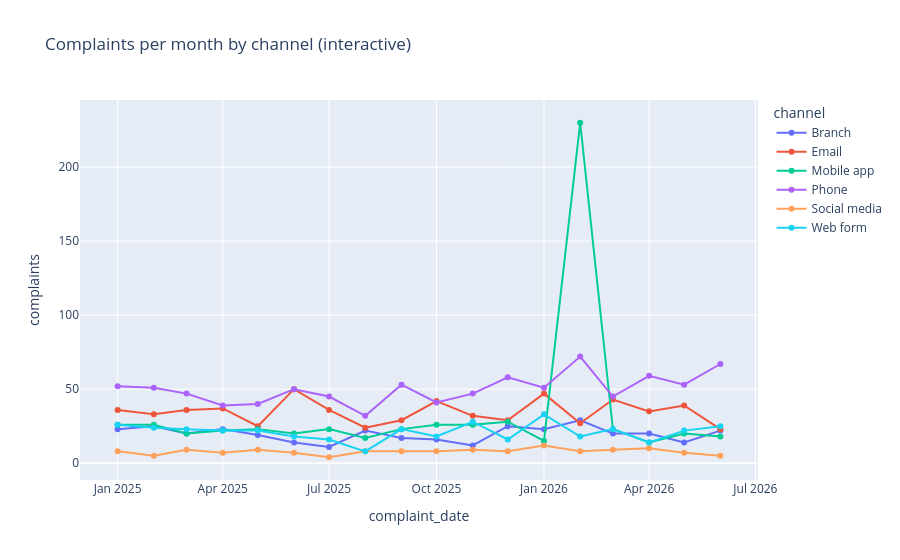

Notebook source saved alongside this figure:
### Code cell
long_format = monthly_by_channel.reset_index().melt(id_vars="complaint_date", var_name="channel", value_name="complaints")
fig = px.line(long_format, x="complaint_date", y="complaints", color="channel", markers=True,
              title="Complaints per month by channel (interactive)")
fig.show()

### Figure 1 — Plotly figure (JSON) as saved in the notebook; plotly's stock layout.template omitted (floating-point values rounded to 4 significant figures)
{"data": [{"hovertemplate": "channel=Branch<br>complaint_date=%{x}<br>complaints=%{y}<extra></extra>", "legendgroup": "Branch", "line": {"color": "#636efa", "dash": "solid"}, "marker": {"symbol": "circle"}, "mode": "lines+markers", "name": "Branch", "orientation": "v", "showlegend": true, "type": "scatter", "x": ["2025-01-01T00:00:00", "2025-02-01T00:00:00", "2025-03-01T00:00:00", "2025-04-01T00:00:00", "2025-05-01T00:00:00", "2025-06-01T00:00:00", "2025-07-01T00:00:00", "2025-08-01T00:00:00", "2025-09-01T00:00:00", "2025-10-01T00:00:00", "2025-11-01T00:00:00", "2025-12-01T00:00:00", "2026-01-01T00:00:00", "2026-02-01T00:00:00", "2026-03-01T00:00:00", "2026-04-01T00:00:00", "2026-05-01T00:00:00", "2026-06-01T00:00:00"], "xaxis": "x", "y": [23, 25, 20, 23, 19, 14, 11, 22, 17, 16, 12, 25, 23, 29, 20, 20, 14, 22], "yaxis": "y"}, {"hovertemplate": "channel=Email<br>complaint_date=%{x}<br>complaints=%{y}<extra></extra>", "legendgroup": "Email", "line": {"color": "#EF553B", "dash": "solid"}, "marker": {"symbol": "circle"}, "mode": "lines+markers", "name": "Email", "orientation": "v", "showlegend": true, "type": "scatter", "x": ["2025-01-01T00:00:00", "2025-02-01T00:00:00", "2025-03-01T00:00:00", "2025-04-01T00:00:00", "2025-05-01T00:00:00", "2025-06-01T00:00:00", "2025-07-01T00:00:00", "2025-08-01T00:00:00", "2025-09-01T00:00:00", "2025-10-01T00:00:00", "2025-11-01T00:00:00", "2025-12-01T00:00:00", "2026-01-01T00:00:00", "2026-02-01T00:00:00", "2026-03-01T00:00:00", "2026-04-01T00:00:00", "2026-05-01T00:00:00", "2026-06-01T00:00:00"], "xaxis": "x", "y": [36, 33, 36, 37, 25, 50, 36, 24, 29, 42, 32, 29, 47, 27, 43, 35, 39, 23], "yaxis": "y"}, {"hovertemplate": "channel=Mobile app<br>complaint_date=%{x}<br>complaints=%{y}<extra></extra>", "legendgroup": "Mobile app", "line": {"color": "#00cc96", "dash": "solid"}, "marker": {"symbol": "circle"}, "mode": "lines+markers", "name": "Mobile app", "orientation": "v", "showlegend": true, "type": "scatter", "x": ["2025-01-01T00:00:00", "2025-02-01T00:00:00", "2025-03-01T00:00:00", "2025-04-01T00:00:00", "2025-05-01T00:00:00", "2025-06-01T00:00:00", "2025-07-01T00:00:00", "2025-08-01T00:00:00", "2025-09-01T00:00:00", "2025-10-01T00:00:00", "2025-11-01T00:00:00", "2025-12-01T00:00:00", "2026-01-01T00:00:00", "2026-02-01T00:00:00", "2026-03-01T00:00:00", "2026-04-01T00:00:00", "2026-05-01T00:00:00", "2026-06-01T00:00:00"], "xaxis": "x", "y": [26, 26, 20, 22, 23, 20, 23, 17, 23, 26, 26, 28, 15, 230, 23, 14, 20, 18], "yaxis": "y"}, {"hovertemplate": "channel=Phone<br>complaint_date=%{x}<br>complaints=%{y}<extra></extra>", "legendgroup": "Phone", "line": {"color": "#ab63fa", "dash": "solid"}, "marker": {"symbol": "circle"}, "mode": "lines+markers", "name": "Phone", "orientation": "v", "showlegend": true, "type": "scatter", "x": ["2025-01-01T00:00:00", "2025-02-01T00:00:00", "2025-03-01T00:00:00", "2025-04-01T00:00:00", "2025-05-01T00:00:00", "2025-06-01T00:00:00", "2025-07-01T00:00:00", "2025-08-01T00:00:00", "2025-09-01T00:00:00", "2025-10-01T00:00:00", "2025-11-01T00:00:00", "2025-12-01T00:00:00", "2026-01-01T00:00:00", "2026-02-01T00:00:00", "2026-03-01T00:00:00", "2026-04-01T00:00:00", "2026-05-01T00:00:00", "2026-06-01T00:00:00"], "xaxis": "x", "y": [52, 51, 47, 39, 40, 50, 45, 32, 53, 41, 47, 58, 51, 72, 45, 59, 53, 67], "yaxis": "y"}, {"hovertemplate": "channel=Social media<br>complaint_date=%{x}<br>complaints=%{y}<extra></extra>", "legendgroup": "Social media", "line": {"color": "#FFA15A", "dash": "solid"}, "marker": {"symbol": "circle"}, "mode": "lines+markers", "name": "Social media", "orientation": "v", "showlegend": true, "type": "scatter", "x": ["2025-01-01T00:00:00", "2025-02-01T00:00:00", "2025-03-01T00:00:00", "2025-04-01T00:00:00", "2025-05-01T00:00:00", "2025-06-01T00:00:00", "2025-07-01T00:00:00", "2025-08-01T00:00:00", "2025-09-01T00:00:00", "2025-10-01T00:00:00", "2025-11-01T00:00:00", "2025-12-01T00:00:00", "2026-01-01T00:00:00", "2026-02-01T00:00:00", "2026-03-01T00:00:00", "2026-04-01T00:00:00", "2026-05-01T00:00:00", "2026-06-01T00:00:00"], "xaxis": "x", "y": [8, 5, 9, 7, 9, 7, 4, 8, 8, 8, 9, 8, 12, 8, 9, 10, 7, 5], "yaxis": "y"}, {"hovertemplate": "channel=Web form<br>complaint_date=%{x}<br>complaints=%{y}<extra></extra>", "legendgroup": "Web form", "line": {"color": "#19d3f3", "dash": "solid"}, "marker": {"symbol": "circle"}, "mode": "lines+markers", "name": "Web form", "orientation": "v", "showlegend": true, "type": "scatter", "x": ["2025-01-01T00:00:00", "2025-02-01T00:00:00", "2025-03-01T00:00:00", "2025-04-01T00:00:00", "2025-05-01T00:00:00", "2025-06-01T00:00:00", "2025-07-01T00:00:00", "2025-08-01T00:00:00", "2025-09-01T00:00:00", "2025-10-01T00:00:00", "2025-11-01T00:00:00", "2025-12-01T00:00:00", "2026-01-01T00:00:00", "2026-02-01T00:00:00", "2026-03-01T00:00:00", "2026-04-01T00:00:00", "2026-05-01T00:00:00", "2026-06-01T00:00:00"], "xaxis": "x", "y": [26, 24, 23, 22, 22, 18, 16, 8, 23, 18, 28, 16, 33, 18, 23, 14, 22, 25], "yaxis": "y"}], "layout": {"legend": {"title": {"text": "channel"}, "tracegroupgap": 0}, "title": {"text": "Complaints per month by channel (interactive)"}, "xaxis": {"anchor": "y", "domain": [0, 1], "title": {"text": "complaint_date"}}, "yaxis": {"anchor": "x", "domain": [0, 1], "title": {"text": "complaints"}}}}
